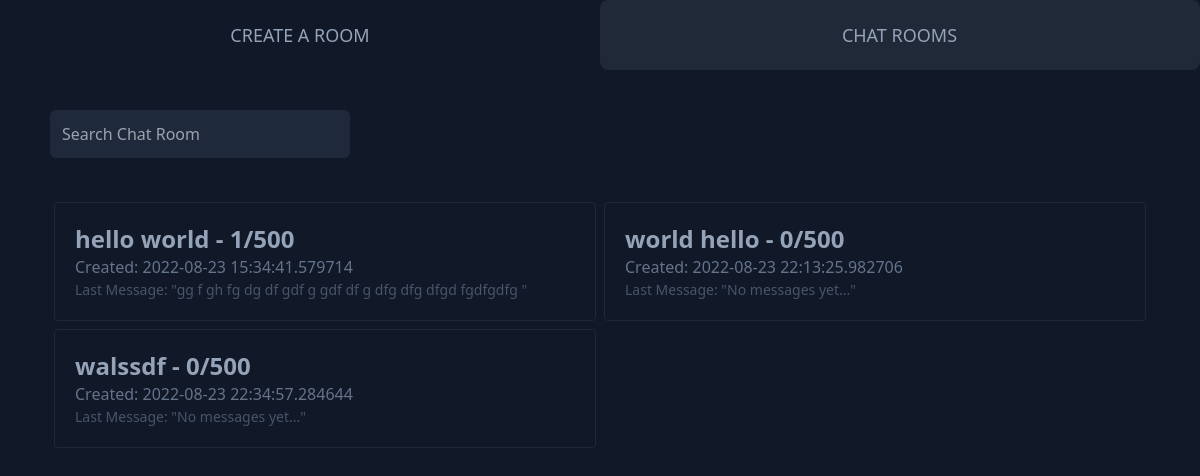
Before: / with the older database file.
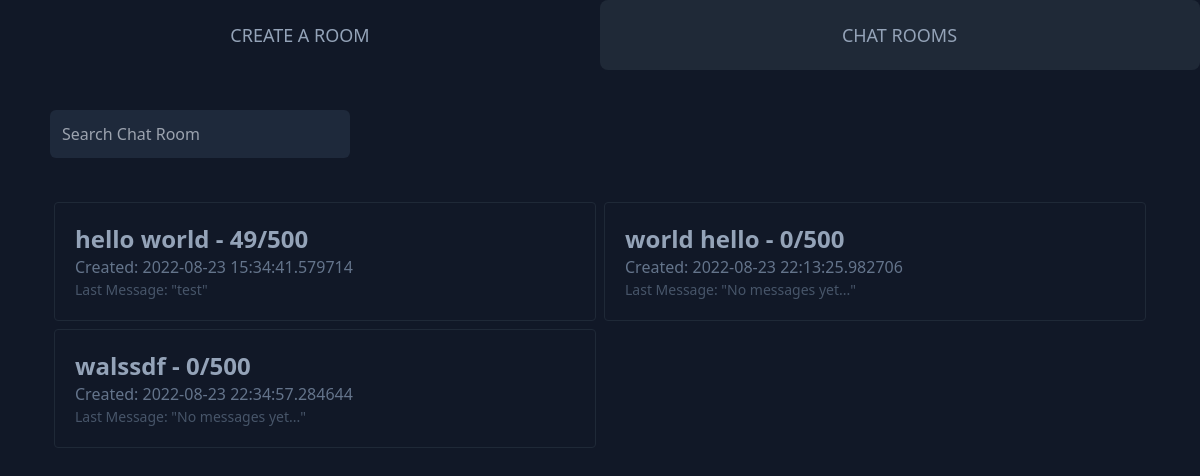
After: the same page with the newer database file.
### app.py (models this page shows, shortened)
class Rooms(db.Model):
    RID = db.Column(db.Integer, primary_key=True)
    name = db.Column(db.String(100), unique=True, nullable=False)
    visibility = db.Column(db.String(20), nullable=False)
    date = db.Column(db.DateTime, nullable=False, default=datetime.utcnow)
    messages = db.Column(db.Integer)
    closing = db.Column(db.Boolean)
    chatters = db.Column(db.Integer)

class Logs(db.Model):
    MID = db.Column(db.Integer, primary_key=True)
    RID = db.Column(db.Integer, nullable=False)
    message = db.Column(db.String(1000), nullable=False)

### app.py (the view)
@app.route('/', methods=['GET', 'POST'])
def index():
    query = request.args.get('query')
    search = "%{}%".format(query)
    public_rooms = Rooms.query.filter_by(visibility='public').filter(Rooms.name.like(search)).all()
    if query:
        return render_template('partial/roomsQuery.html', rooms=public_rooms, LastMessage=getLastMessage)
    elif query == "":
        return render_template('partial/roomsQuery.html',rooms = public_rooms, LastMessage = getLastMessage)
    public_rooms = Rooms.query.filter_by(visibility='public').all()
    return render_template('listrooms.html', rooms=public_rooms, LastMessage=getLastMessage)

### app.py (called while the page is built)
def getLastMessage(RID):
    LastMessage = Logs.query.filter_by(RID=RID).order_by(Logs.MID.desc()).first()
    if LastMessage:
        return LastMessage.message
    return "No messages yet..."

### templates/listrooms.html (shortened to what this page needs)
{% extends 'layouts/layout_land.html' %}
{% block content %}
    <div class = "div2">
        <div class = "flex justify-start flex-wrap py-10">
            <input type = "text" placeholder = "Search Chat Room" id = "searchQuery" class = "bg-slate-800 rounded-md p-3 text-slate-400 font-light focus:outline-none ml-[50px] w-[300px]">
        </div>
        <div class = "flex flex-wrap mx-[50px]" id = "roomsList">
            {% include 'partial/roomsQuery.html' %}
        </div>
    </div>
{% endblock %}

### templates/layouts/layout_land.html (shortened to what this page needs)
<!DOCTYPE html>
<html lang="en">
<head>
    <link rel="stylesheet" href="{{url_for('static',filename='dist/css/output.css')}}">
</head>
<body class = "bg-gray-900">
    <div class = "flex flex-wrap w-full">
        <a href="/createroom" class = "create-room w-6/12 rounded-lg text-center text-slate-400 text-lg py-5 font-extralight border border-transparent">
            CREATE A ROOM
        </a>
        <a href="/" class = "chat-room w-6/12 rounded-lg text-center border-l-0 text-slate-400 text-lg py-5 font-extralight border border-transparent">
            CHAT ROOMS
        </a>
    </div>
    {% block content %}
    {% endblock %}
</body>
</html>

### templates/partial/roomsQuery.html
              {% if rooms|length < 1 %}
                <h4 class = "text-center text-slate-400">No active rooms found!</h4>
              {% else %}
            {% for room in rooms %}
            <div class = "border border-gray-800 w-[calc(50%-8px)] m-1 rounded p-5 overflow-hidden hover:bg-gray-800 transition">
                <a href = {{url_for('roomview', RID = room.RID, name = room.name)}}>
                    <h2 class = "text-slate-400 text-2xl cursor-pointer font-semibold truncate hover:underline">
                        {{room.name}} - {{room.messages}}/500
                    </h2>
                </a>
                <p class = "text-slate-500">Created: {{room.date}}</p>
                <p class = "text-slate-600 text-[14px] font-normal truncate">Last Message: "{{LastMessage(room.RID)}}"</p>
            </div>
            {% endfor %}
      {% endif %}

### templates/listrooms.html (style rules this page uses)
.chat-room { background-color: rgb(31 41 55); }

Changed rows visible on the page:
no longer on this page (row unchanged): Logs: message "gg f gh fg dg df gdf g gdf df g dfg dfg dfgd fgdfgdfg"
changed Rooms "hello world": messages "1" → "49"
added Logs: message "test"
